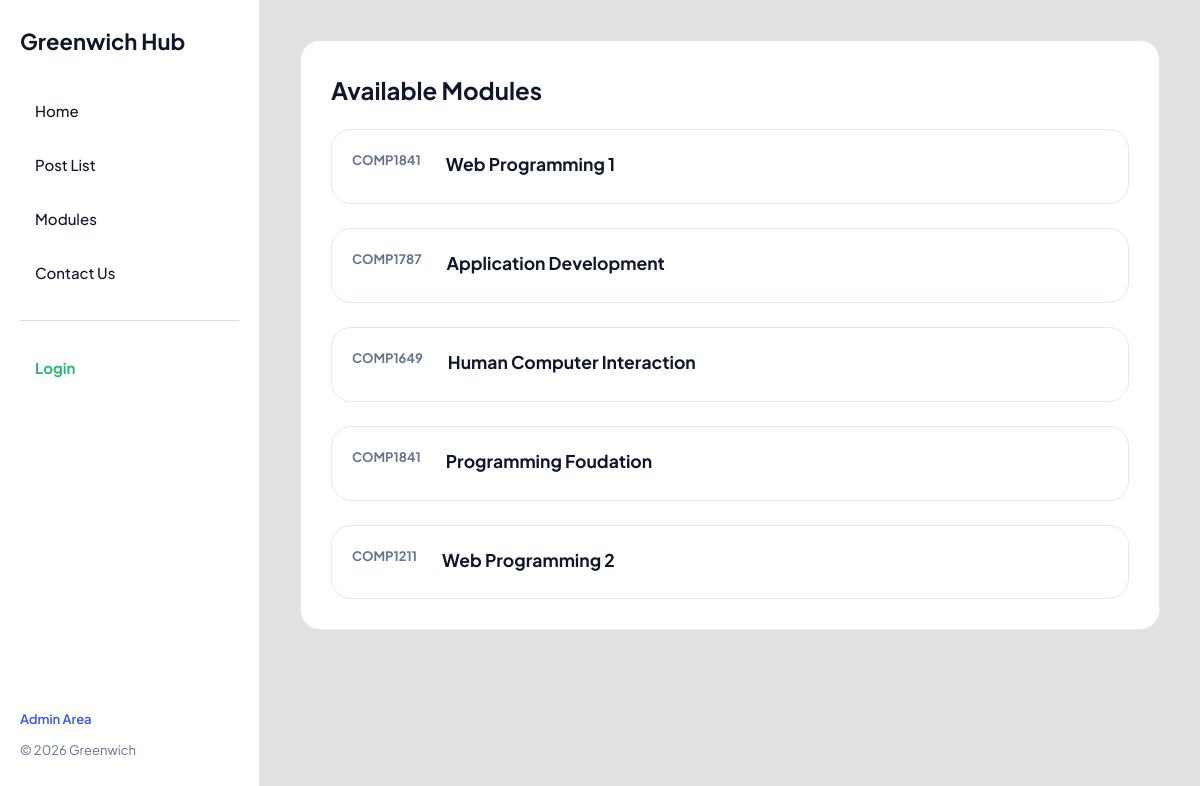
Screenshot of /modules.php with the database file from the repository.
### tables this page shows
CREATE TABLE `modules` (
  `module_id` int(11) NOT NULL,
  `module_code` varchar(20) NOT NULL,
  `module_name` varchar(150) NOT NULL
);

### modules.php (called while the page is built, shortened)
<?php
try {
    include 'includes/DatabaseConnection.php';
    include 'includes/DatabaseFunctions.php';
    $modules = allModules($pdo);
    include 'templates/usermodules.html.php';
} catch (PDOException $e) {
    $title = 'Error';
    $output = 'Database error: ' . $e->getMessage();
}
include 'templates/layout.html.php';
?>

### includes/DatabaseFunctions.php (called while the page is built, shortened)
<?php
function query($pdo, $sql, $parameters = []) {
    $query = $pdo->prepare($sql);
    $query->execute($parameters);
    return $query;
}
function allModules($pdo) {
    $modules = query($pdo, 'SELECT * FROM modules');
    return $modules->fetchAll();
}

### templates/usermodules.html.php (the view)
<div class="welcome-home-page" style="padding: 30px;">
    <h2>Available Modules</h2>
    <?php if (empty($modules)): ?>
        <p>No modules available.</p>
    <?php else: ?>
        <div class="grid-list">
            <?php foreach ($modules as $module): ?>
            <div class="post-card">
                <div class="post-badge">
                    <?= htmlspecialchars($module['module_code'], ENT_QUOTES, 'UTF-8') ?>
                </div>
                <h3><?= htmlspecialchars($module['module_name'], ENT_QUOTES, 'UTF-8') ?></h3>
            </div>
            <?php endforeach; ?>
        </div>
    <?php endif; ?>
</div>

### style.css (style rules this page uses)
:root { --primary: #10b981; --primary-dark: #059669; --bg-body: #e1e1e1; --bg-sidebar: #ffffff; --text-main: #0f172a; --text-muted: #64748b; --border-color: #e2e8f0; --sidebar-width: 260px; }
* { margin: 0; padding: 0; box-sizing: border-box; }
body { font-family: 'Plus Jakarta Sans', sans-serif; background-color: var(--bg-body); color: var(--text-main); line-height: 1.6; font-size: 15px; }
.welcome-home-page { border: 1px solid var(--border-color); width: 100%; border-radius: 20px; background-color: #ffffff; }
h2 { font-size: 24px; margin-bottom: 20px; }
.grid-list { display: grid; grid-template-columns: 1fr; gap: 24px; width: 100%; }
@media (max-width: 1200px) { .grid-list { grid-template-columns: 1fr; } }
.post-card { background: #ffffff; border: 1px solid var(--border-color); padding: 20px; border-radius: 20px; display: flex; flex-direction: row; gap: 25px; }
.post-badge { display: inline-block; color: var(--text-muted); font-size: 13px; font-weight: bold; margin-bottom: 12px; }

### rows the page displays
modules: module_code "COMP1841", module_name "Web Programming 1"
modules: module_code "COMP1787", module_name "Application Development"
modules: module_code "COMP1649", module_name "Human Computer Interaction"
modules: module_code "COMP1841", module_name "Programming Foudation"
modules: module_code "COMP1211", module_name "Web Programming 2"
